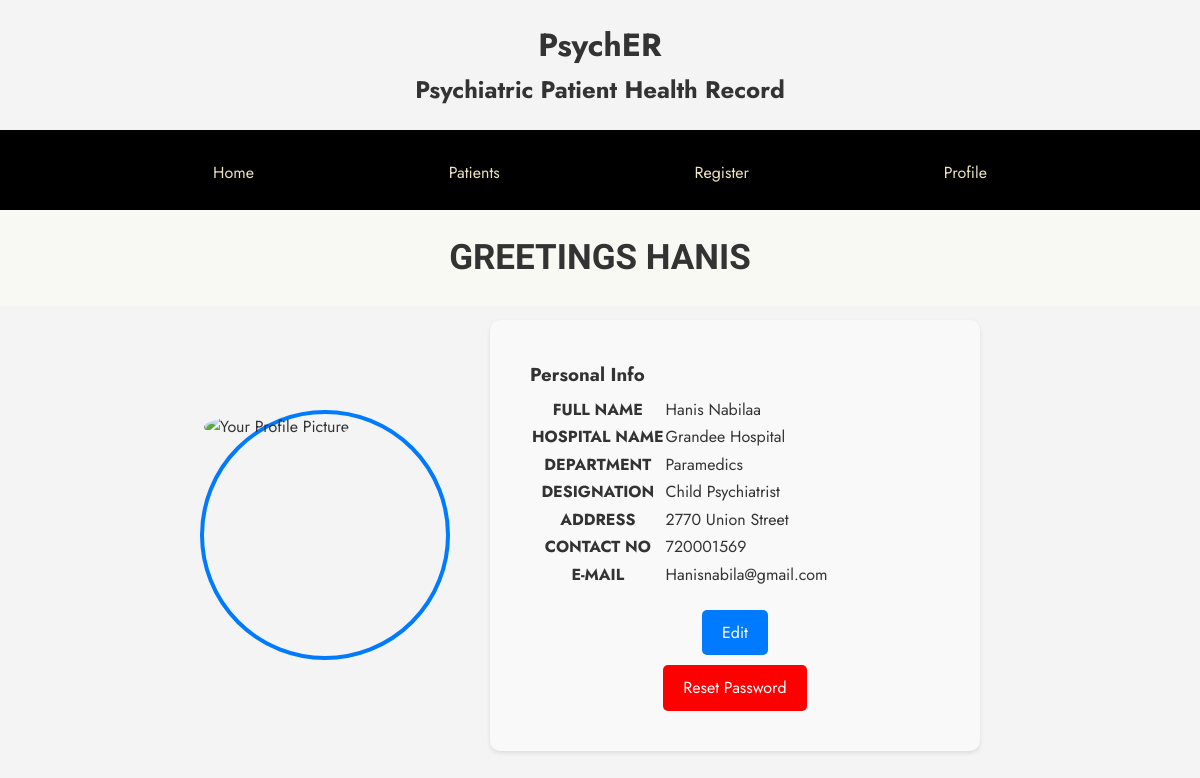
The app's page /sprofile.php (signed in) with its own data.
### tables this page shows
CREATE TABLE `medical_staff` (
  `SSN` varchar(20) NOT NULL,
  `F_Name` char(15) NOT NULL,
  `L_Name` char(15) NOT NULL,
  `Hospital_ID` varchar(25) NOT NULL,
  `Department` char(35) NOT NULL,
  `Contact_No` varchar(20) NOT NULL,
  `Email` varchar(50) NOT NULL,
  `Designation` varchar(25) NOT NULL,
  `Address` varchar(30) DEFAULT NULL
);

CREATE TABLE `hospital` (
  `ID` varchar(25) NOT NULL,
  `Email` varchar(20) NOT NULL,
  `Address` varchar(30) NOT NULL,
  `name` varchar(80) DEFAULT NULL
);

### sprofile.php (the view, shortened to what this page needs)
<!DOCTYPE html>
<html>
<head>
  <link rel="stylesheet" type="text/css" href="dprofile_style.css">
</head>
<body>
<div class="header">
            <h1>PsychER</h1>
            <h2>Psychiatric Patient Health Record</h2>
        </div>
            <div class="navigation-bar" style="text-align: center">
    <a href="sdashboard.php">Home</a>
    <div class="dropdown">
    <a href="#">Patients</a>
    </div>
        <a href="aregister.php">Register</a>
        <a href="sprofile.php">Profile</a>
    </div>
  <?php
    require "connection.php";
    $uid=$_SESSION["userID"];
    $sql="SELECT SSN, F_Name, CONCAT(F_Name,' ',L_Name) AS Full_name, Contact_No, d.Email,h.name, d.Address, Department, Designation FROM medical_staff d, hospital h WHERE d.Hospital_ID=h.ID AND SSN=?";
    $stmt= mysqli_stmt_init($conn);
    if (!mysqli_stmt_prepare($stmt,$sql)) {
      header("Location:sdashboard.php?error=sqlerror");
    }
    else {
      mysqli_stmt_bind_param($stmt, "s", $uid);
      mysqli_stmt_execute($stmt);
      $result= mysqli_stmt_get_result($stmt);
      if ($row = mysqli_fetch_assoc($result))
      {
        $fname=strtoupper($row["F_Name"]);
        $fullname=$row["Full_name"];
        $address=$row["Address"];
        $cont=$row["Contact_No"];
        $mail=$row["Email"];
        $hname=$row["name"];
        $dep=$row["Department"];
        $desg=$row["Designation"];
    echo
    " <div class='welcome'><h2 class='welcome_mssg'> GREETINGS $fname</h2></div>
    <div class='profile-section'>
    <div class= 'profile-picture'>
        <img src='Resource/irma.jpg' alt='Your Profile Picture'>
    </div>
    <div class='pi_box'>
    <h3> Personal Info</h3>
      <table>
        <tr><th>FULL NAME</th>
            <td>$fullname</td></tr>
        <tr><th>HOSPITAL NAME</th>
           <td>$hname</td></tr>
        <tr><th>DEPARTMENT</th>
            <td>$dep</td></tr>
        <tr><th>DESIGNATION</th>
           <td>$desg</td></tr>
        <tr><th>ADDRESS</th>
            <td>$address</td></tr>
        <tr><th>CONTACT NO</th>
           <td>$cont</td></tr>
        <tr><th>E-MAIL</th>
           <td>$mail</td></tr>
      </table>
      <div class='edit-button'>
      <a href='staff_info_edit.php'>Edit</a>
    </div>
  <div class='forgot-password-button'>
  <div class='res_div'><a class='res' href='s_res_pass.php'>Reset Password</a></div>
      </div>
      </div>
      </div>
  <div class='footer'></div>
";
      }
    }
   ?>
</body>
</html>

### dprofile_style.css (style rules this page uses)
* { margin: 0; padding: 0; box-sizing: border-box; }
body { font-family: 'Jost', sans-serif; background-color: #f4f4f4; color: #333; line-height: 1.6; }
.header { text-align: center; margin: 20px; }
.navigation-bar { background-color: black; overflow: hidden; font-family: "Jost", sans-serif; height: 80px; text-align: center; }
.navigation-bar a { display: inline-block; font-size: 16px; text-decoration: none; color: #ece2c1; padding: 30px 15px; margin: 0 80px; }
.welcome { position: relative; width: 100%; height: 90px; }
.welcome_mssg { font-family: "Barlow Condensed", sans-serif; font-size: 35px; background: #f9f9f3; text-align: center; padding: 20px; }
.profile-section { display: flex; justify-content: space-between; align-items: center; margin: 20px auto; max-width: 800px; }
.pi_box { flex: 1; background-color: #f9f9f9; padding: 40px; border-radius: 10px; box-shadow: 0 2px 4px rgba(0, 0, 0, 0.1); margin-right: 20px; }
.profile-picture { width: 250px; height: 250px; border-radius: 50%; border: 4px solid #007bff; object-fit: cover; margin-right: 40px; }
.profile-picture img { width: 100%; height: 100%; border-radius: 50%; object-fit: cover; }
.edit-button { display: block; margin-top: 20px; text-align: center; }
.edit-button a { display: inline-block; padding: 10px 20px; background-color: #007bff; color: white; text-decoration: none; border-radius: 5px; }
.forgot-password-button { display: block; margin-top: 10px; text-align: center; }
.forgot-password-button a { display: inline-block; padding: 10px 20px; background-color: #ff0000; color: white; text-decoration: none; border-radius: 5px; }

### sprofile.php (style rules this page uses)
table { margin-top: 5px; }
.dropdown { display: inline-block; }

### records on screen
medical_staff: F_Name "HANIS", Hospital_ID.name "Grandee Hospital", Department "Paramedics", Designation "Child Psychiatrist", Address "2770 Union Street", Contact_No "720001569", Email "Hanisnabila@gmail.com"

### other values on screen
$fullname "Hanis Nabilaa"
